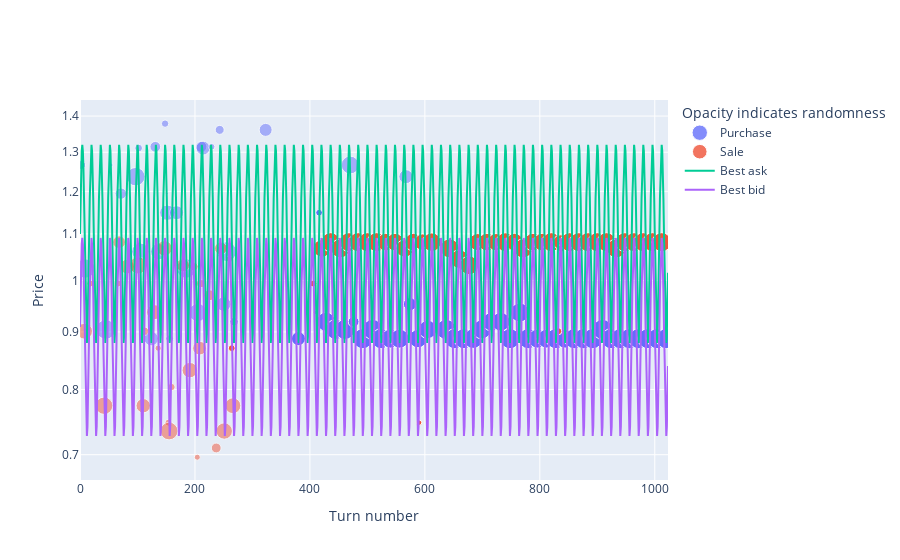

Here is the notebook cell this chart was saved with:
### Code cell
experiment.trades_plot(trader)
